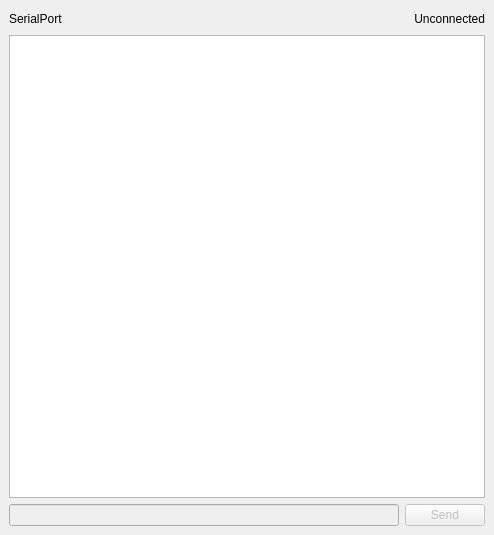
<?xml version="1.0" encoding="UTF-8"?>
<ui version="4.0">
 <class>serialconsole</class>
 <widget class="QMainWindow" name="serialconsole">
  <property name="geometry">
   <rect>
    <x>0</x>
    <y>0</y>
    <width>494</width>
    <height>535</height>
   </rect>
  </property>
  <property name="windowTitle">
   <string>Serial Port Console</string>
  </property>
  <widget class="QWidget" name="centralwidget">
   <layout class="QVBoxLayout" name="verticalLayout">
    <item>
     <layout class="QHBoxLayout" name="horizontalLayout">
      <item>
       <widget class="QLabel" name="serialPortLabel">
        <property name="text">
         <string>SerialPort</string>
        </property>
       </widget>
      </item>
      <item>
       <spacer name="horizontalSpacer">
        <property name="orientation">
         <enum>Qt::Horizontal</enum>
        </property>
        <property name="sizeHint" stdset="0">
         <size>
          <width>40</width>
          <height>20</height>
         </size>
        </property>
       </spacer>
      </item>
      <item>
       <widget class="QLabel" name="connectedLabel">
        <property name="text">
         <string>Unconnected</string>
        </property>
        <property name="alignment">
         <set>Qt::AlignRight|Qt::AlignTrailing|Qt::AlignVCenter</set>
        </property>
       </widget>
      </item>
     </layout>
    </item>
    <item>
     <widget class="QPlainTextEdit" name="console">
      <property name="enabled">
       <bool>true</bool>
      </property>
      <property name="acceptDrops">
       <bool>false</bool>
      </property>
      <property name="undoRedoEnabled">
       <bool>false</bool>
      </property>
      <property name="readOnly">
       <bool>true</bool>
      </property>
     </widget>
    </item>
    <item>
     <layout class="QHBoxLayout" name="horizontalLayout_2">
      <item>
       <widget class="QLineEdit" name="commandLineEdit">
        <property name="enabled">
         <bool>false</bool>
        </property>
       </widget>
      </item>
      <item>
       <widget class="QPushButton" name="sendPushButton">
        <property name="enabled">
         <bool>false</bool>
        </property>
        <property name="sizePolicy">
         <sizepolicy hsizetype="Fixed" vsizetype="Fixed">
          <horstretch>0</horstretch>
          <verstretch>0</verstretch>
         </sizepolicy>
        </property>
        <property name="minimumSize">
         <size>
          <width>75</width>
          <height>0</height>
         </size>
        </property>
        <property name="text">
         <string>Send</string>
        </property>
       </widget>
      </item>
     </layout>
    </item>
   </layout>
  </widget>
 </widget>
 <resources/>
 <connections/>
</ui>
